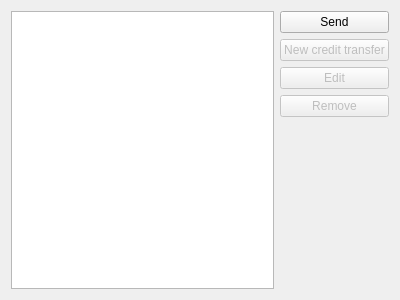
<?xml version="1.0" encoding="UTF-8"?>
<ui version="4.0">
 <class>KOnlineJobOutboxView</class>
 <widget class="QWidget" name="KOnlineJobOutboxView">
  <property name="geometry">
   <rect>
    <x>0</x>
    <y>0</y>
    <width>400</width>
    <height>300</height>
   </rect>
  </property>
  <layout class="QGridLayout" name="gridLayout">
   <item row="4" column="1">
    <spacer name="verticalSpacer">
     <property name="orientation">
      <enum>Qt::Vertical</enum>
     </property>
     <property name="sizeHint" stdset="0">
      <size>
       <width>20</width>
       <height>208</height>
      </size>
     </property>
    </spacer>
   </item>
   <item row="0" column="0" rowspan="5">
    <widget class="QTreeView" name="m_onlineJobView">
     <property name="alternatingRowColors">
      <bool>true</bool>
     </property>
     <property name="selectionMode">
      <enum>QAbstractItemView::ExtendedSelection</enum>
     </property>
     <property name="rootIsDecorated">
      <bool>false</bool>
     </property>
     <property name="itemsExpandable">
      <bool>false</bool>
     </property>
     <property name="expandsOnDoubleClick">
      <bool>false</bool>
     </property>
    </widget>
   </item>
   <item row="0" column="1">
    <widget class="QPushButton" name="m_buttonSend">
     <property name="text">
      <string>Send</string>
     </property>
     <property name="icon">
      <iconset theme="mail-send">
       <normaloff>.</normaloff>.</iconset>
     </property>
    </widget>
   </item>
   <item row="3" column="1">
    <widget class="QPushButton" name="m_buttonRemove">
     <property name="enabled">
      <bool>false</bool>
     </property>
     <property name="text">
      <string>Remove</string>
     </property>
     <property name="icon">
      <iconset theme="edit-delete-shred">
       <normaloff>.</normaloff>.</iconset>
     </property>
    </widget>
   </item>
   <item row="2" column="1">
    <widget class="QPushButton" name="m_buttonEdit">
     <property name="enabled">
      <bool>false</bool>
     </property>
     <property name="text">
      <string>Edit</string>
     </property>
     <property name="icon">
      <iconset theme="document-edit">
       <normaloff>.</normaloff>.</iconset>
     </property>
    </widget>
   </item>
   <item row="1" column="1">
    <widget class="QPushButton" name="m_buttonNewCreditTransfer">
     <property name="enabled">
      <bool>false</bool>
     </property>
     <property name="text">
      <string>New credit transfer</string>
     </property>
     <property name="icon">
      <iconset theme="document-new">
       <normaloff>.</normaloff>.</iconset>
     </property>
    </widget>
   </item>
  </layout>
 </widget>
 <tabstops>
  <tabstop>m_onlineJobView</tabstop>
  <tabstop>m_buttonSend</tabstop>
  <tabstop>m_buttonNewCreditTransfer</tabstop>
  <tabstop>m_buttonEdit</tabstop>
  <tabstop>m_buttonRemove</tabstop>
 </tabstops>
 <resources/>
 <connections/>
 <slots>
  <signal>sendQueue()</signal>
 </slots>
</ui>
